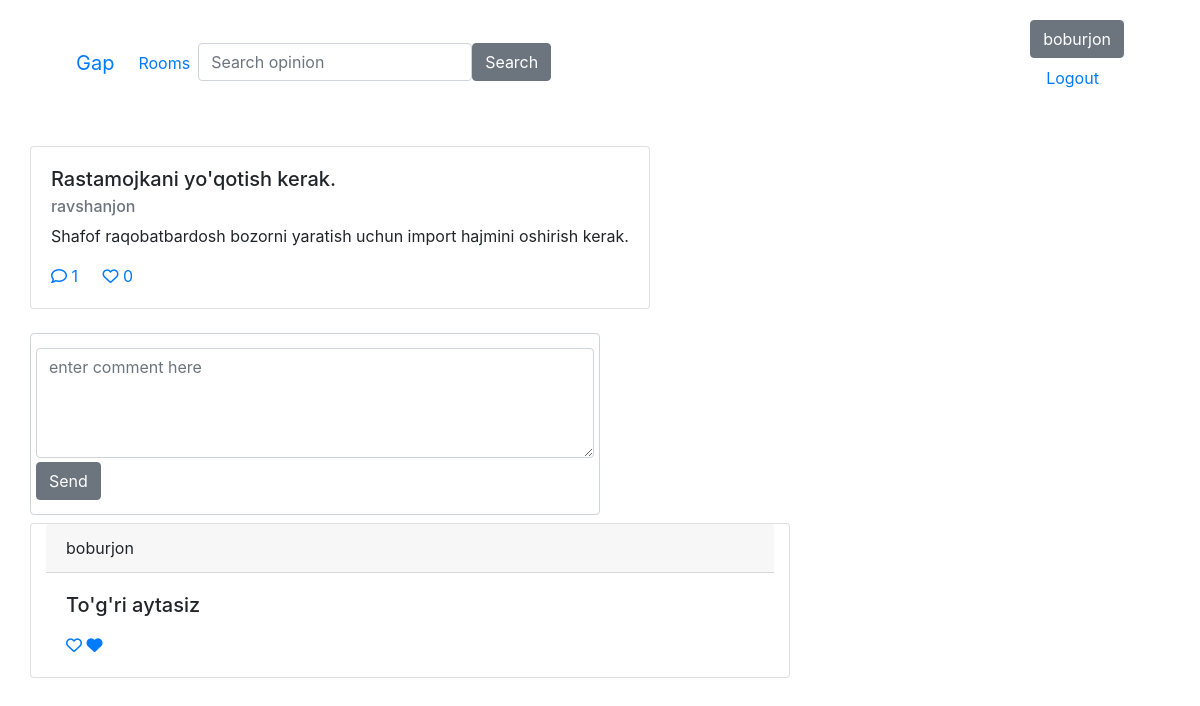
The app's page /gap/opinion/2 (signed in) with its own data.
### apps/gap/models.py (models this page shows, shortened)
class Opinion(AbstractModel):
    room = ForeignKey(Room, CASCADE, 'opinions')
    title = CharField(max_length=256)
    body = TextField()
    author = ForeignKey(User, CASCADE, 'opinions')
    @property
    def like_count(self):
        return self.opinionlike_set.count()

class Comment(AbstractModel):
    body = TextField()
    opinion = ForeignKey(Opinion, CASCADE, 'comments')
    author = ForeignKey(User, CASCADE, 'comments')
    @property
    def like_count(self):
        return self.commentlike_set.count()

### apps/gap/views.py (the view)
# urls.py: path('opinion/<pk>', OpinionDetailView.as_view(), name='opinion'),
class OpinionDetailView(LoginRequiredMixin, View):
    def get(self, request, pk):
        opinion = Opinion.objects.get(pk=pk)
        comments = opinion.comments.all().order_by("-created_at")
        comments = sorted(comments, key=lambda c: c.like_count, reverse=True)
        context = {
            "opinion": opinion,
            "comments": comments
        }
        return render(request, "gap/comments.html", context=context)

### apps/gap/templatetags/check_opinion_like.py (called while the page is built)
def check_like(opnion, user):
    return OpinionLike.objects.filter(opinion=opnion, user=user).exists()

### apps/gap/templates/gap/comments.html (shortened to what this page needs)
{% extends 'base.html' %}
{% load check_opinion_like %}
{% block body %}
    <div class="row">
        {% include 'gap/comment-cart.html' %}
    </div>
    <div class="row ms-2">
        <form action="" class="form-control col-6 " method="post">
            <div class="row p-2">
                <textarea name="" id="" cols="30" rows="4" class=" form-control mb-1"
                          placeholder="enter comment here "></textarea>
                <button type="submit" class="btn btn-secondary  ">Send</button>
            </div>
        </form>
    </div>
    <div class="row">
        {% for comment in comments %}
            <div class="card mt-2 col-8">
                <div class="card-header">
                    {{ comment.author }}
                </div>
                <div class="card-body ">
                    <h5 class="card-title">{{ comment.body }}</h5>
                    <a href="{% url 'gap:opinion-like' opinion.pk %}" class="card-link"><i
                            class="fa-regular fa-heart"></i>
                        <i
                                class="fa-solid fa-heart"></i></a>
                </div>
            </div>
        {% endfor %}
    </div>
{% endblock %}

### templates/base.html (shortened to what this page needs)
<!doctype html>
<html lang="en">
<head>
    <link rel="stylesheet" href="https://cdn.jsdelivr.net/npm/bootstrap@4.0.0/dist/css/bootstrap.min.css"
>
</head>
<body>
<div class="container">
    <nav class="navbar navbar-expand-lg bg-body-tertiary mt-1">
        <div class="container-fluid">
            <a class="navbar-brand" href="{% url 'landing_page' %}">Gap</a>
            <div class="collapse navbar-collapse" id="navbarSupportedContent">
                <ul class="navbar-nav me-auto mb-2 mb-lg-0">
                    <li class="nav-item">
                        <a class="nav-link active" aria-current="page" href="{% url 'gap:rooms' %}">Rooms</a>
                    </li>
                    <li>
                        <form action="{% url 'gap:search-opinion' %}" method="get" class="d-flex ms-4">
                            <input type="text" class="form-control" name="q" value="{{ param }}"
                                   placeholder="Search opinion">
                            <button type="submit" class="btn btn-secondary">Search</button>
                        </form>
                    </li>
                </ul>
            </div>
            <div class="me-5 mt-2">
                <ul type="none" class="me-5">
                    {% if request.user.is_authenticated %}
                        <button class="btn btn-secondary">{{ request.user.username }}</button>
                        <a class="nav-item nav-link" href="{% url 'gap:logout-page' %}">Logout</a>
                    {% else %}
                        <a class="nav-item nav-link" href="{% url 'gap:login-page' %}">Login</a>
                    {% endif %}
                </ul>
            </div>
        </div>
    </nav>
    {% block body %}
    {% endblock %}
</div>
</body>
</html>

### apps/gap/templates/gap/comment-cart.html
{% load check_opinion_like %}
<div class="card my-4">
    <div class="card-body">
        <h5 class="card-title">{{ opinion.title }}.</h5>
        <h6 class="card-subtitle mb-2 text-muted">{{ opinion.author }}</h6>
        <p class="card-text">{{ opinion.body }}.</p>
        <a href="{% url 'gap:opinion' opinion.pk %}" class="card-link"><i class="fa-regular fa-comment"></i> {{ opinion.comments.count }} </a>
        <a href="{% url 'gap:opinion-like' opinion.pk %}" class="card-link">
            {% if request.user.is_authenticated %}
                {% if opinion|check_like:request.user %}
                    <i class="fa-solid fa-heart"></i>
                {% else %}
                    <i class="fa-regular fa-heart"></i>
                {% endif %}{{ opinion.like_count }}
            {% else %}
                <i class="fa-regular fa-heart"></i>
            {% endif %}
        </a>
    </div>
</div>

### records on screen
Opinion: title "Rastamojkani yo'qotish kerak", author "ravshanjon", body "Shafof raqobatbardosh bozorni yaratish uchun import hajmini oshirish kerak", comments.count "1", like_count "0"
Comment: author "boburjon", body "To'g'ri aytasiz"

### other values on screen
{{ request.user.username }} "boburjon"
